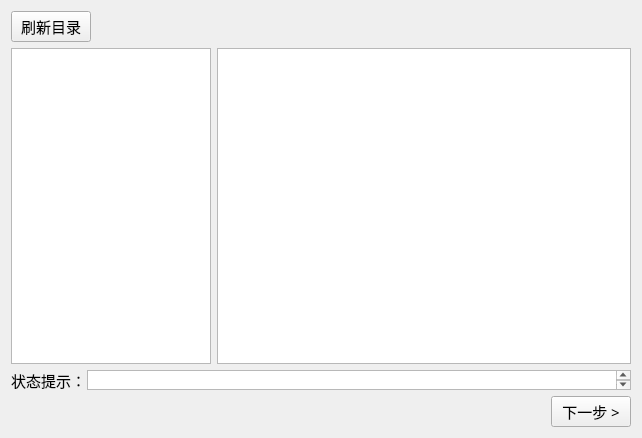
<?xml version="1.0" encoding="UTF-8"?>
<ui version="4.0">
 <class>SelectAvaliableTunnelWidget</class>
 <widget class="QWidget" name="SelectAvaliableTunnelWidget">
  <property name="geometry">
   <rect>
    <x>0</x>
    <y>0</y>
    <width>642</width>
    <height>438</height>
   </rect>
  </property>
  <property name="windowTitle">
   <string>Form</string>
  </property>
  <layout class="QVBoxLayout" name="verticalLayout">
   <item>
    <layout class="QHBoxLayout" name="horizontalLayout">
     <item>
      <widget class="QPushButton" name="refreshButton">
       <property name="font">
        <font>
         <family>微软雅黑</family>
         <pointsize>11</pointsize>
        </font>
       </property>
       <property name="text">
        <string>刷新目录</string>
       </property>
       <property name="icon">
        <iconset resource="../../resource/icons.qrc">
         <normaloff>:/image/refresh (2).png</normaloff>:/image/refresh (2).png</iconset>
       </property>
      </widget>
     </item>
     <item>
      <spacer name="horizontalSpacer">
       <property name="orientation">
        <enum>Qt::Horizontal</enum>
       </property>
       <property name="sizeHint" stdset="0">
        <size>
         <width>40</width>
         <height>20</height>
        </size>
       </property>
      </spacer>
     </item>
    </layout>
   </item>
   <item>
    <layout class="QHBoxLayout" name="horizontalLayout_2">
     <item>
      <widget class="QListView" name="linesView">
       <property name="maximumSize">
        <size>
         <width>200</width>
         <height>16777215</height>
        </size>
       </property>
       <property name="font">
        <font>
         <family>微软雅黑</family>
         <pointsize>11</pointsize>
        </font>
       </property>
      </widget>
     </item>
     <item>
      <widget class="QTableWidget" name="actualTasksWidget">
       <property name="font">
        <font>
         <family>微软雅黑</family>
         <pointsize>11</pointsize>
        </font>
       </property>
      </widget>
     </item>
    </layout>
   </item>
   <item>
    <layout class="QHBoxLayout" name="horizontalLayout_3">
     <item>
      <widget class="QLabel" name="label">
       <property name="maximumSize">
        <size>
         <width>70</width>
         <height>20</height>
        </size>
       </property>
       <property name="font">
        <font>
         <family>微软雅黑</family>
         <pointsize>11</pointsize>
        </font>
       </property>
       <property name="text">
        <string>状态提示：</string>
       </property>
      </widget>
     </item>
     <item>
      <widget class="QTextEdit" name="textEdit">
       <property name="maximumSize">
        <size>
         <width>16777215</width>
         <height>20</height>
        </size>
       </property>
      </widget>
     </item>
    </layout>
   </item>
   <item>
    <layout class="QHBoxLayout" name="horizontalLayout_4">
     <item>
      <spacer name="horizontalSpacer_2">
       <property name="orientation">
        <enum>Qt::Horizontal</enum>
       </property>
       <property name="sizeHint" stdset="0">
        <size>
         <width>40</width>
         <height>20</height>
        </size>
       </property>
      </spacer>
     </item>
     <item>
      <widget class="QPushButton" name="nextWidgetButton">
       <property name="font">
        <font>
         <family>微软雅黑</family>
         <pointsize>11</pointsize>
        </font>
       </property>
       <property name="text">
        <string>下一步 &gt;</string>
       </property>
      </widget>
     </item>
    </layout>
   </item>
  </layout>
 </widget>
 <resources>
  <include location="../../resource/icons.qrc"/>
 </resources>
 <connections/>
</ui>
